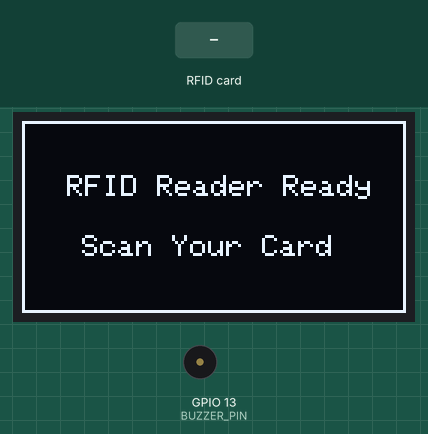
Recording of a sketch running on a simulated ESP8266 (NodeMCU). On the bench: 128×64 one-colour display, buzzer (waves = sounding). The inputs (shaded band) are chosen by the test bench. What the sketch prints to the serial monitor is not drawn.

Above: at 2.3 s.
2.4 s: RFID card 5E 7A 19 C4 held to the reader
At 2.65 s:
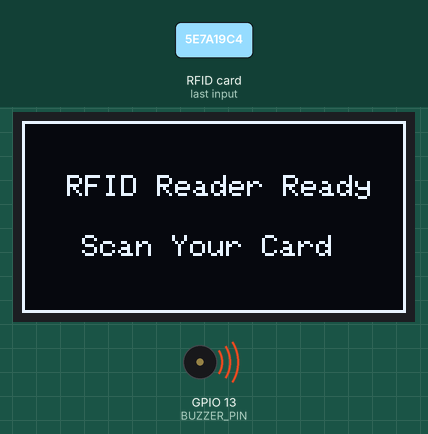
At 3.5 s:
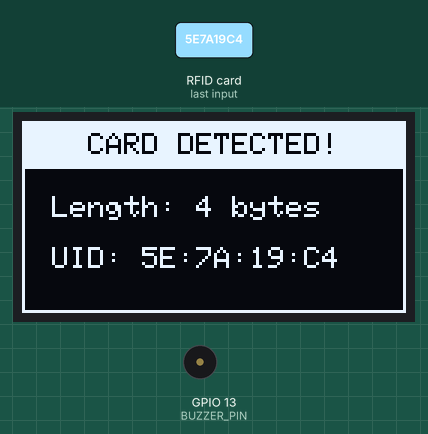
Timing chart, 0 to 5.4 s (numbered marks = the images above; inputs shaded):
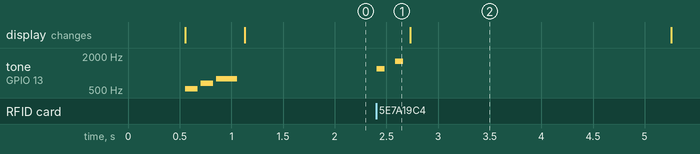

The sketch:

esp8266_rfid_oled_buzzer.ino
```cpp
#include <Wire.h>
#include <Adafruit_GFX.h>
#include <Adafruit_SSD1306.h>
#include <Adafruit_PN532.h>

#define SCREEN_WIDTH 128
#define SCREEN_HEIGHT 64

// 사용자 정의 규칙에 따른 OLED 및 PN532 공유 I2C 핀 설정
#define I2C_SDA 14 // D5 (GPIO 14)
#define I2C_SCL 12 // D6 (GPIO 12)

// PN532 더미 핀
#define PN532_IRQ   2  // D4 (GPIO 2)
#define PN532_RESET 0  // D3 (GPIO 0)

// 패시브 부저 핀 (D7 = GPIO 13)
#define BUZZER_PIN 13

Adafruit_SSD1306 display(SCREEN_WIDTH, SCREEN_HEIGHT, &Wire, -1);
Adafruit_PN532 nfc(PN532_IRQ, PN532_RESET, &Wire);

// -------------------------
// 부저 효과음 함수
// -------------------------

// 부팅 완료 사운드: 도-미-솔 상승 3음
void bootSound() {
  tone(BUZZER_PIN, 523, 120); // 도 (C5)
  delay(150);
  tone(BUZZER_PIN, 659, 120); // 미 (E5)
  delay(150);
  tone(BUZZER_PIN, 784, 200); // 솔 (G5)
  delay(250);
  noTone(BUZZER_PIN);
}

// 카드 감지 사운드: 짧고 명쾌한 "삑-삑" 2회
void cardDetectedSound() {
  tone(BUZZER_PIN, 1200, 80);
  delay(120);
  noTone(BUZZER_PIN);
  delay(60);
  tone(BUZZER_PIN, 1600, 80);
  delay(120);
  noTone(BUZZER_PIN);
}

// -------------------------
// 디스플레이 함수
// -------------------------

void showReadyMessage() {
  display.clearDisplay();
  display.drawRect(0, 0, SCREEN_WIDTH, SCREEN_HEIGHT, SSD1306_WHITE);
  display.setTextSize(1);
  display.setTextColor(SSD1306_WHITE);
  display.setCursor(15, 18);
  display.println("RFID Reader Ready");
  display.setCursor(20, 38);
  display.println("Scan Your Card");
  display.display();
}

// -------------------------
// Setup
// -------------------------

void setup(void) {
  Serial.begin(115200);
  delay(500);
  Serial.println("\n--- PN532 RFID + OLED + Buzzer ---");

  // 부저 핀 초기화
  pinMode(BUZZER_PIN, OUTPUT);
  noTone(BUZZER_PIN);

  // I2C 버스 초기화
  Wire.begin(I2C_SDA, I2C_SCL);

  // OLED 초기화 (I2C 주소 0x3C)
  if(!display.begin(SSD1306_SWITCHCAPVCC, 0x3C)) {
    Serial.println(F("SSD1306 allocation failed"));
    for(;;);
  }

  display.clearDisplay();
  display.setTextSize(1);
  display.setTextColor(SSD1306_WHITE);
  display.setCursor(10, 20);
  display.println("Initializing...");
  display.display();

  // PN532 초기화
  nfc.begin();
  uint32_t versiondata = nfc.getFirmwareVersion();
  if (!versiondata) {
    Serial.println("Didn't find PN53x board");
    display.clearDisplay();
    display.setCursor(10, 20);
    display.println("PN532 Not Found!");
    display.display();
    while (1) { delay(1000); }
  }

  // SAM 환경설정
  nfc.SAMConfig();

  Serial.println("Ready.");

  // 부팅 완료 사운드 재생
  bootSound();

  // 대기 화면 표시
  showReadyMessage();
}

// -------------------------
// Loop
// -------------------------

void loop(void) {
  uint8_t success;
  uint8_t uid[] = { 0, 0, 0, 0, 0, 0, 0 };
  uint8_t uidLength;

  // 300ms 동안 카드 대기
  success = nfc.readPassiveTargetID(PN532_MIFARE_ISO14443A, uid, &uidLength, 300);

  if (success) {
    Serial.println("Found an RFID card!");

    // 카드 감지 사운드 재생
    cardDetectedSound();

    // OLED에 카드 정보 표시
    display.clearDisplay();

    // 상단 강조 헤더
    display.drawRect(0, 0, SCREEN_WIDTH, SCREEN_HEIGHT, SSD1306_WHITE);
    display.fillRect(0, 0, SCREEN_WIDTH, 16, SSD1306_WHITE);

    display.setTextSize(1);
    display.setTextColor(SSD1306_BLACK);
    display.setCursor(22, 4);
    display.println("CARD DETECTED!");

    // 카드 상세 정보
    display.setTextColor(SSD1306_WHITE);
    display.setCursor(10, 25);
    display.print("Length: ");
    display.print(uidLength, DEC);
    display.println(" bytes");

    // UID 값 (HEX 포맷)
    display.setCursor(10, 42);
    display.print("UID: ");
    for (uint8_t i = 0; i < uidLength; i++) {
      if (uid[i] < 0x10) display.print("0");
      display.print(uid[i], HEX);
      if (i < uidLength - 1) display.print(":");
    }

    display.display();

    // 시리얼 콘솔 출력
    Serial.print("UID Length: "); Serial.print(uidLength, DEC); Serial.println(" bytes");
    Serial.print("UID Value: ");
    for (uint8_t i = 0; i < uidLength; i++) {
      if (uid[i] < 0x10) Serial.print("0");
      Serial.print(uid[i], HEX);
      Serial.print(" ");
    }
    Serial.println("\n");

    // 2.5초 유지 후 대기 화면 복귀
    delay(2500);
    showReadyMessage();
  }
}
```

Measured:
- after the input at 2.4 s, tone on GPIO 13 (BUZZER_PIN): silent → 1200 Hz at once, → silent 0.08 s later, → 1600 Hz 0.10 s later, → silent 0.08 s later
